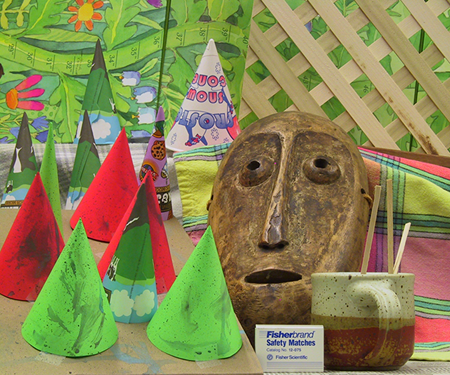
#> input picture src/test/img/cones_left.png, 450 x 375 px
$ python util_write.py --left ../img/cones_left.png --right ../img/cones_right.png --imgWidth 100 --imgHeight 100
#> lines starting #> are read from the running program, lines starting #| are printed output that depends on the picture
# A utility script reading images via OpenCV and storing them in intermediate forms for actual compute

import cv2
import numpy as np
import argparse

# simple arguments parser
if __name__ == '__main__':
    parser = argparse.ArgumentParser(description='Simple stereo matching example.')
    parser.add_argument('--left', type=str, help='left image file', required=True)
    parser.add_argument('--right', type=str, help='right image file', required=True)
    parser.add_argument('--imgWidth', type=int, help='image width', required=True)
    parser.add_argument('--imgHeight', type=int, help='image height', required=True)
    args = parser.parse_args()

    # read images as grayscale
    imgL = cv2.imread(args.left)
#> imgL is the input picture: shape (375, 450, 3); mean B, G, R 83.6, 133.3, 137.4
    imgR = cv2.imread(args.right)
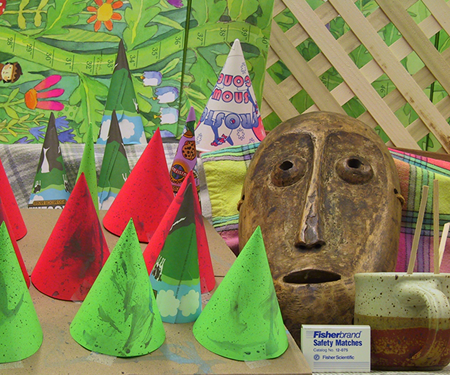
#> input picture src/test/img/cones_right.png, 450 x 375 px
#> imgR is the input picture: shape (375, 450, 3); mean B, G, R 82.3, 130.2, 132.6

    # convert to grayscale
    gray_left = cv2.cvtColor(imgL, cv2.COLOR_BGR2GRAY, imgL)
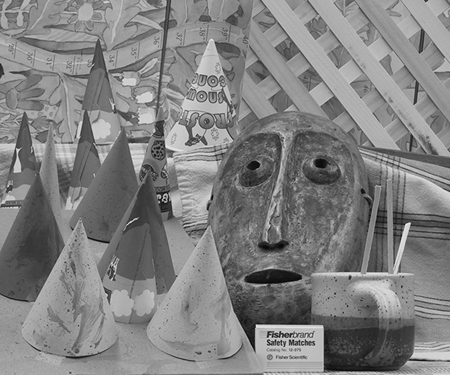
#> gray_left: shape (375, 450); min 0, max 244, mean 128.9
    gray_right = cv2.cvtColor(imgR, cv2.COLOR_BGR2GRAY, imgR)
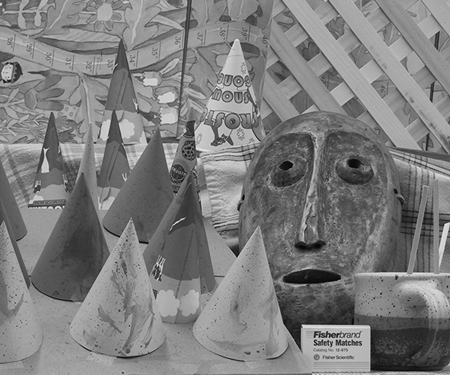
#> gray_right: shape (375, 450); min 0, max 235, mean 125.5

    # resize to the specified dimensions
    gray_left_resized = cv2.resize(gray_left, (args.imgWidth, args.imgHeight))
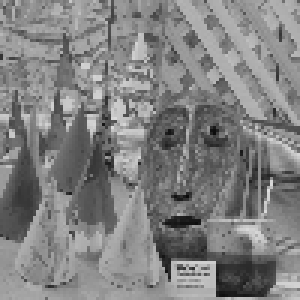
#> gray_left_resized: shape (100, 100) (shown 3 times larger); min 11, max 224, mean 128.7
    gray_right_resized = cv2.resize(gray_right, (args.imgWidth, args.imgHeight))
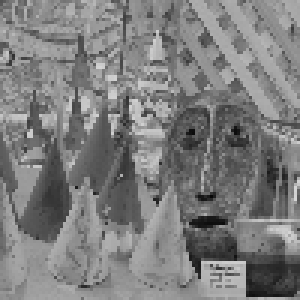
#> gray_right_resized: shape (100, 100) (shown 3 times larger); min 7, max 213, mean 125.4

    # convert to raw bytes
    raw_left = gray_left_resized.tobytes()
    raw_right = gray_right_resized.tobytes()
    height, width = gray_right_resized.shape
#> height = 100; width = 100
    print(f"Height: {height}, Width: {width}")
#| Height: 100, Width: 100

    # write to files
    path = 'generators/stereoacc/src/test/python/intermediate/'
    with open(f'{path}left_matrix', 'wb') as f:
        f.write(raw_left)
    with open(f'{path}right_matrix', 'wb') as f:
        f.write(raw_right)
